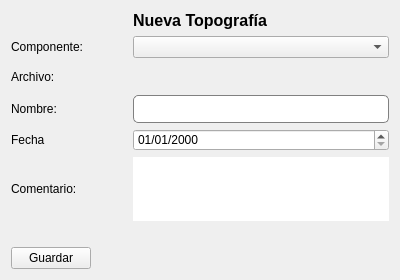
<?xml version="1.0" encoding="UTF-8"?>
<ui version="4.0">
 <class>Dialog</class>
 <widget class="QDialog" name="Dialog">
  <property name="geometry">
   <rect>
    <x>0</x>
    <y>0</y>
    <width>400</width>
    <height>280</height>
   </rect>
  </property>
  <property name="minimumSize">
   <size>
    <width>400</width>
    <height>280</height>
   </size>
  </property>
  <property name="windowTitle">
   <string>Dialog</string>
  </property>
  <property name="styleSheet">
   <string notr="true">QFrame {
    border: none;
    outline: none;
}
</string>
  </property>
  <layout class="QVBoxLayout" name="verticalLayout">
   <item>
    <widget class="QLabel" name="label_titulo">
     <property name="font">
      <font>
       <pointsize>12</pointsize>
       <weight>75</weight>
       <bold>true</bold>
      </font>
     </property>
     <property name="text">
      <string>Nueva Topografía</string>
     </property>
     <property name="alignment">
      <set>Qt::AlignCenter</set>
     </property>
    </widget>
   </item>
   <item>
    <layout class="QGridLayout" name="gridLayout">
     <item row="1" column="0">
      <widget class="QLabel" name="label_4">
       <property name="text">
        <string>Archivo:</string>
       </property>
      </widget>
     </item>
     <item row="0" column="0">
      <widget class="QLabel" name="label_2">
       <property name="text">
        <string>Componente:</string>
       </property>
      </widget>
     </item>
     <item row="1" column="1">
      <widget class="QLabel" name="label_archivo">
       <property name="text">
        <string/>
       </property>
      </widget>
     </item>
     <item row="1" column="2">
      <widget class="QPushButton" name="btn_cargar_archivo">
       <property name="minimumSize">
        <size>
         <width>25</width>
         <height>25</height>
        </size>
       </property>
       <property name="maximumSize">
        <size>
         <width>25</width>
         <height>25</height>
        </size>
       </property>
       <property name="toolTip">
        <string>Subir archivo</string>
       </property>
       <property name="styleSheet">
        <string notr="true">/* Default style */
QPushButton {
    background-color: transparent;
    border: none;
    border-radius: 5px; /* Adjust the radius as needed */
}

/* Hover style */
QPushButton:hover {
    background-color: #CCCCCC; /* Darker gray */
    color: #000000; /* Black text */
}</string>
       </property>
       <property name="text">
        <string/>
       </property>
       <property name="checked">
        <bool>false</bool>
       </property>
       <property name="flat">
        <bool>false</bool>
       </property>
      </widget>
     </item>
     <item row="2" column="0">
      <widget class="QLabel" name="label_3">
       <property name="text">
        <string>Nombre:</string>
       </property>
      </widget>
     </item>
     <item row="2" column="1" colspan="2">
      <widget class="QLineEdit" name="input_nombre">
       <property name="styleSheet">
        <string notr="true">QLineEdit {
    color: black;
    background-color: white;
    border: 1px solid gray;
    border-radius: 5px;
    padding: 5px;
}

QLineEdit:hover {
    background-color: #F2F2F2;
}

QLineEdit:focus {
    background-color: #E5E5E5;
}</string>
       </property>
      </widget>
     </item>
     <item row="4" column="0">
      <widget class="QLabel" name="label_5">
       <property name="text">
        <string>Comentario:</string>
       </property>
      </widget>
     </item>
     <item row="0" column="1" colspan="2">
      <widget class="QComboBox" name="combo_componente"/>
     </item>
     <item row="4" column="1" colspan="2">
      <widget class="QPlainTextEdit" name="input_comentario"/>
     </item>
     <item row="3" column="0">
      <widget class="QLabel" name="label">
       <property name="text">
        <string>Fecha</string>
       </property>
      </widget>
     </item>
     <item row="3" column="1" colspan="2">
      <widget class="QDateEdit" name="date_fecha_topo">
       <property name="displayFormat">
        <string>dd/MM/yyyy</string>
       </property>
      </widget>
     </item>
    </layout>
   </item>
   <item>
    <widget class="QLabel" name="label_mensaje">
     <property name="font">
      <font>
       <weight>75</weight>
       <bold>true</bold>
      </font>
     </property>
     <property name="text">
      <string/>
     </property>
     <property name="alignment">
      <set>Qt::AlignCenter</set>
     </property>
    </widget>
   </item>
   <item>
    <widget class="QFrame" name="frame">
     <property name="frameShape">
      <enum>QFrame::StyledPanel</enum>
     </property>
     <property name="frameShadow">
      <enum>QFrame::Raised</enum>
     </property>
     <layout class="QHBoxLayout" name="horizontalLayout">
      <property name="spacing">
       <number>0</number>
      </property>
      <property name="leftMargin">
       <number>0</number>
      </property>
      <property name="topMargin">
       <number>0</number>
      </property>
      <property name="rightMargin">
       <number>0</number>
      </property>
      <property name="bottomMargin">
       <number>0</number>
      </property>
      <item>
       <widget class="QPushButton" name="btn_guardar">
        <property name="layoutDirection">
         <enum>Qt::LeftToRight</enum>
        </property>
        <property name="text">
         <string>Guardar</string>
        </property>
       </widget>
      </item>
      <item>
       <spacer name="horizontalSpacer">
        <property name="orientation">
         <enum>Qt::Horizontal</enum>
        </property>
        <property name="sizeHint" stdset="0">
         <size>
          <width>280</width>
          <height>20</height>
         </size>
        </property>
       </spacer>
      </item>
     </layout>
    </widget>
   </item>
  </layout>
 </widget>
 <resources/>
 <connections/>
</ui>
